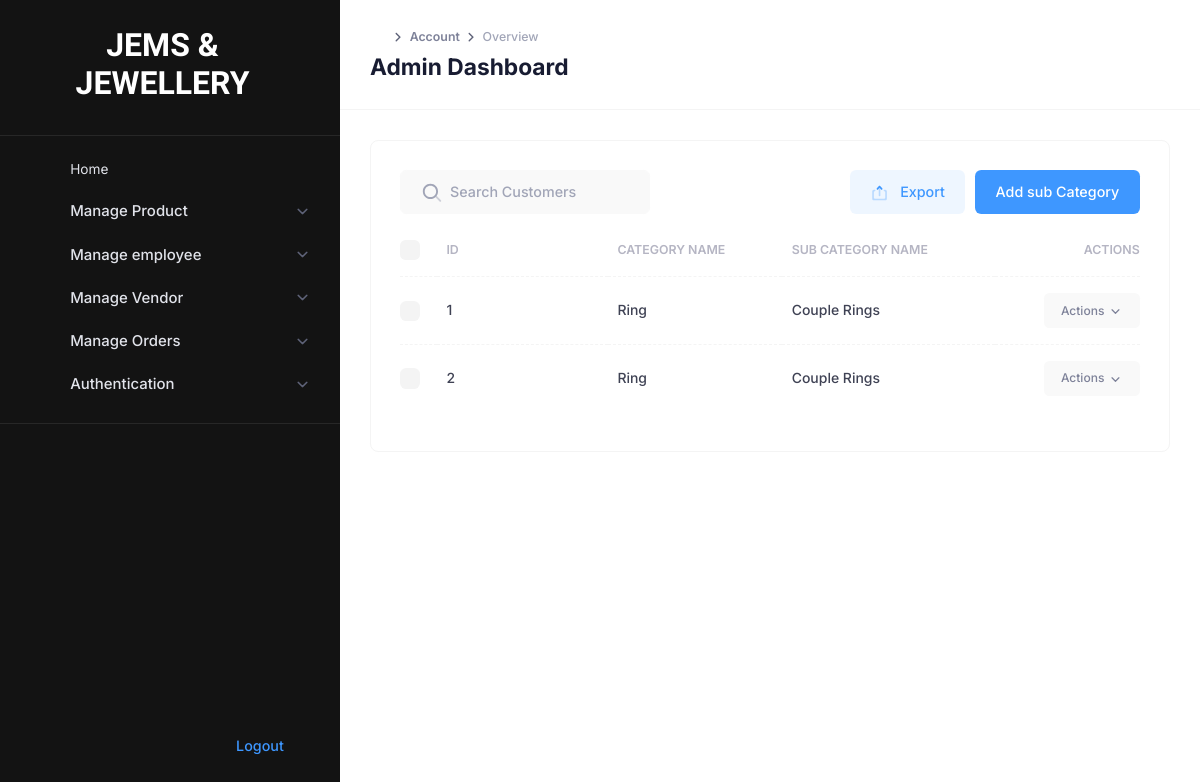
The app's page /adminapp/adminsubcatlist/ with its own data.
### adminapp/models.py (models this page shows)
class Subcategory(models.Model):
    category=models.ForeignKey(Category,models.CASCADE)
    name=models.CharField(max_length=25)
    image\
        =models.ImageField(upload_to='Subcategory')

class Category(models.Model):
    name=models.CharField(max_length=25)
    image=models.ImageField(upload_to='category')

### adminapp/views.py (the view)
# urls.py: path('adminsubcatlist/',views.adminsubcatlist),
def adminsubcatlist(request):
    scl=Subcategory.objects.all()
    return render(request,'adminsubcatlist.html',{'scl':scl})

### adminapp/admintemps/adminsubcatlist.html (shortened to what this page needs)
{% extends 'adminheader.html' %}
{% load static %}
{% block content %}
					<div class="app-main flex-column flex-row-fluid" id="kt_app_main">
						<div class="d-flex flex-column flex-column-fluid">
							<div id="kt_app_content" class="app-content flex-column-fluid">
								<div id="kt_app_content_container" class="app-container container-fluid">
									<div class="card">
										<div class="card-header border-0 pt-6">
											<div class="card-title">
												<div class="d-flex align-items-center position-relative my-1">
													<span class="svg-icon svg-icon-1 position-absolute ms-6">
													</span>
													<input type="text" data-kt-customer-table-filter="search" class="form-control form-control-solid w-250px ps-15" placeholder="Search Customers" />
												</div>
											</div>
											<div class="card-toolbar">
												<div class="d-flex justify-content-end" data-kt-customer-table-toolbar="base">
													<button type="button" class="btn btn-light-primary me-3" data-bs-toggle="modal" data-bs-target="#kt_customers_export_modal">
													<span class="svg-icon svg-icon-2">
													</span>
													Export</button>
													<a type="button" href="/adminapp/adminaddsubcat/" class="btn btn-primary">Add sub Category</a>
												</div>
											</div>
										</div>
										<div class="card-body pt-0">
											<table class="table align-middle table-row-dashed fs-6 gy-5" id="kt_customers_table">
												<thead>
													<tr class="text-start text-gray-400 fw-bold fs-7 text-uppercase gs-0">
														<th class="w-10px pe-2">
															<div class="form-check form-check-sm form-check-custom form-check-solid me-3">
																<input class="form-check-input" type="checkbox" data-kt-check="true" data-kt-check-target="#kt_customers_table .form-check-input" value="1" />
															</div>
														</th>
														<th class="min-w-125px">Id</th>
														<th class="min-w-125px"> Category Name</th>
														<th class="min-w-125px"> Sub Category Name</th>
														<th class="text-end min-w-70px">Actions</th>
													</tr>
												</thead>
												<tbody class="fw-semibold text-gray-600">
												{% for t in scl %}
													<tr>
														<td>
															<div class="form-check form-check-sm form-check-custom form-check-solid">
																<input class="form-check-input" type="checkbox" value="1" />
															</div>
														</td>
														<td>
															<a class="text-gray-800 text-hover-primary mb-1">{{ t.id }}</a>
														</td>
														<td>
															<a class="text-gray-800 text-hover-primary mb-1">{{ t.category.name }}</a>
														</td>
														<td>
															<a class="text-gray-800 text-hover-primary mb-1">{{ t.name }}</a>
														</td>
														<td class="text-end">
															<a href="#" class="btn btn-sm btn-light btn-active-light-primary" data-kt-menu-trigger="click" data-kt-menu-placement="bottom-end">Actions
															<span class="svg-icon svg-icon-5 m-0">
															</span>
															</a>
														</td>
													</tr>
												    {% endfor %}
												</tbody>
											</table>
										</div>
									</div>
								</div>
							</div>
						</div>
					</div>
				</div>
			</div>
		</div>
	{% endblock %}

### records on screen
Subcategory: id "1", category.name "Ring", name "Couple Rings"
Subcategory: id "2", category.name "Ring", name "Couple Rings"
